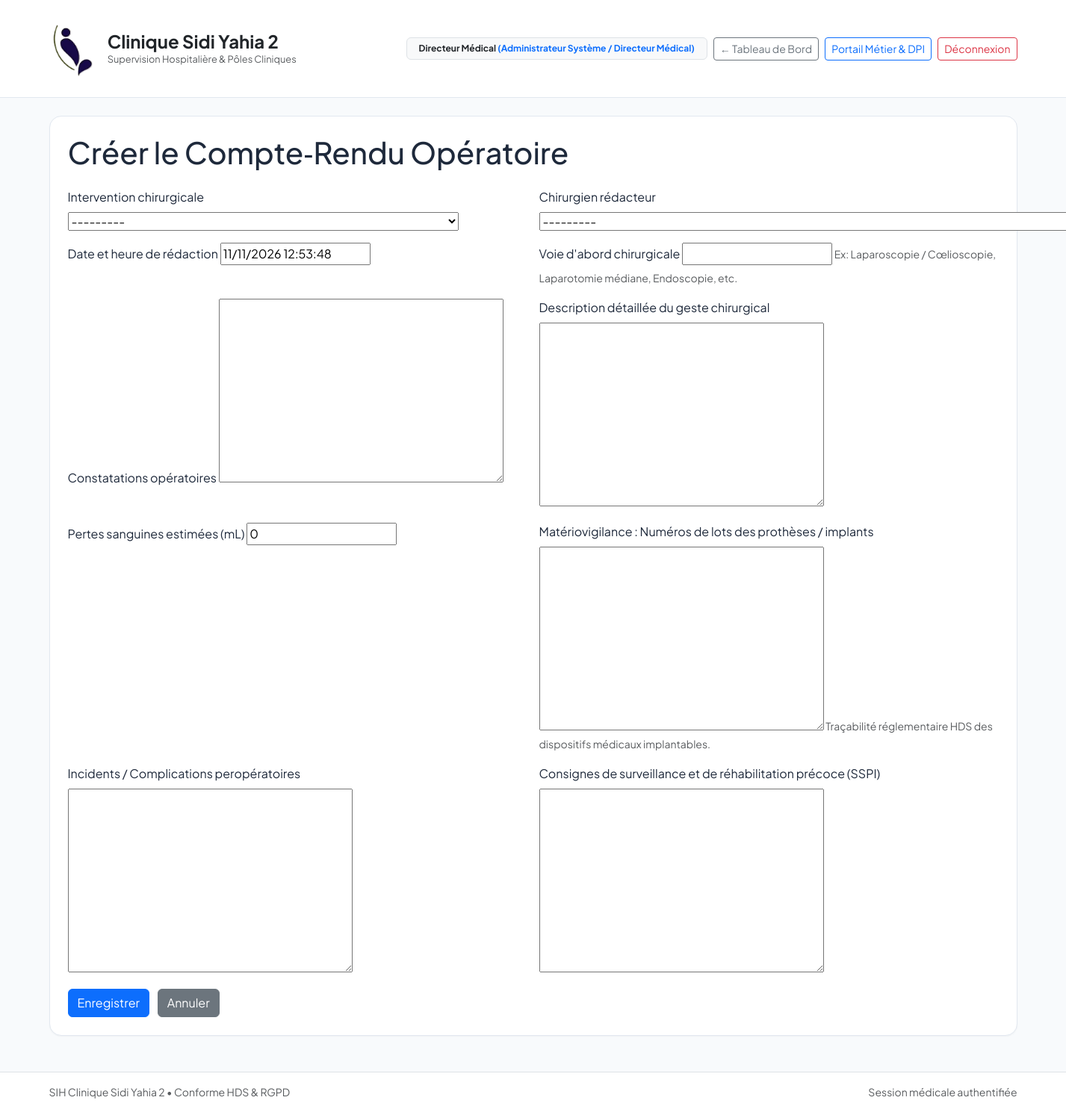
The app's page /chirurgie/report/1/create/ (signed in) with its own data.
### apps/core/models.py (models this page shows, shortened)
class CustomUser(AbstractUser):
    role = models.CharField(
        max_length=30,
        choices=UserRole.choices,
        default=UserRole.MEDECIN,
        verbose_name="Rôle hospitalier",
    )
    department = models.ForeignKey(
        Department,
        on_delete=models.PROTECT,
        null=True,
        blank=True,
        related_name="staff_members",
        verbose_name="Département d'affectation",
    )
    license_number = models.CharField(
        max_length=30,
        blank=True,
        verbose_name="Numéro RPPS / ADELI",
        help_text="Identifiant national des professionnels de santé",
    )
    phone_number = models.CharField(
        max_length=20,
        blank=True,
        verbose_name="Numéro de téléphone d'urgence / Bip",
    )
    class Meta:
        verbose_name = "Personnel Médical / Utilisateur"
        verbose_name_plural = "Personnel Médical / Utilisateurs"
    def __str__(self) -> str:
        dept_str = f" - {self.department.code}" if self.department else ""
        return f"{self.get_full_name() or self.username} [{self.get_role_display()}]{dept_str}"

### apps/chirurgie/views.py (the view, shortened to what this page needs)
# urls.py: path("report/<int:intervention_pk>/create/", views.ReportCreateView.as_view(), name="report_create"),
class ReportCreateView(LoginRequiredMixin, RoleRequiredMixin, CreateView):
    model = OperativeReport
    fields = "__all__"
    template_name = "chirurgie/report_form.html"
    def dispatch(self, request, *args, **kwargs):
        self.intervention = SurgicalIntervention.objects.get(pk=kwargs["intervention_pk"])
        if self.intervention.status != "TERMINEE":
            from django.core.exceptions import PermissionDenied
            raise PermissionDenied("Report can only be created after the intervention is marked TERMINEE.")
        return super().dispatch(request, *args, **kwargs)

### apps/chirurgie/models.py (called while the page is built)
    def __str__(self) -> str:
        return f"{self.procedure_name} - {self.patient.last_name} ({self.scheduled_start.strftime('%d/%m/%Y %H:%M')})"

### apps/chirurgie/views.py (called while the page is built)
def user_has_chirurgien_or_medecin(user):
    return user.is_authenticated and (
        user.is_superuser or user.role in [UserRole.ADMIN, UserRole.CHIRURGIEN, UserRole.MEDECIN, UserRole.INFIRMIER]
    )

    def test_func(self):
        return user_has_chirurgien_or_medecin(self.request.user)

### apps/core/context_processors.py (called while the page is built)
def clinic_branding(request: HttpRequest) -> Dict[str, object]:
    info = get_clinic_parameters_dict()
    return {
        "CLINIC_LOGO_DATA_URI": get_clinic_logo_data_uri(),
        "CLINIC_INFO": info,
        "CLINIC_NAME": info["nom_clinique"],
        "CLINIC_ADDRESS": info["adresse_complete"],
        "CLINIC_PHONE": info["telephone"],
        "CLINIC_EMAIL": info["email"],
    }

### templates/chirurgie/report_form.html (shortened to what this page needs)
{% extends 'base.html' %}
{% load static %}
{% block content %}
<h1 class="mb-4">{% if view.object %}Modifier le Compte‑Rendu Opératoire{% else %}Créer le Compte‑Rendu Opératoire{% endif %}</h1>
<form method="post" class="needs-validation" novalidate>
  <div class="row g-3">
    {% for field in form %}
      <div class="col-md-6">
        <label class="form-label">{{ field.label }}</label>
        {{ field }}
        {% if field.help_text %}<small class="form-text text-muted">{{ field.help_text }}</small>{% endif %}
      </div>
    {% endfor %}
  </div>
  <button type="submit" class="btn btn-primary mt-3">Enregistrer</button>
  <a href="{% url 'chirurgie:intervention_detail' view.kwargs.intervention_pk %}" class="btn btn-secondary mt-3 ms-2">Annuler</a>
</form>
{% endblock %}

### templates/base.html (shortened to what this page needs)
<!DOCTYPE html>
<html lang="fr">
<head>
    <link href="https://cdn.jsdelivr.net/npm/bootstrap@5.3.3/dist/css/bootstrap.min.css" rel="stylesheet">
</head>
<body class="d-flex flex-column min-vh-100">
    <nav class="navbar navbar-expand-lg sih-navbar py-3 mb-4">
        <div class="container">
            <a class="navbar-brand fw-bold text-dark d-flex align-items-center gap-3" href="{% url 'home_dashboard' %}">
                <img src="{{ CLINIC_LOGO_DATA_URI|default:'/static/images/logo_clinique.png' }}"
                    alt="Logo Clinique Sidi Yahia 2" style="height: 88px; width: auto; object-fit: contain;">
                <div>
                    <div class="fs-4 fw-bold lh-sm">Clinique Sidi Yahia 2</div>
                    <div class="text-muted fw-normal" style="font-size: 0.8rem;">Supervision Hospitalière &amp; Pôles
                        Cliniques</div>
                </div>
            </a>
            <div class="d-flex align-items-center gap-2 ms-auto flex-wrap">
                {% if request.user.is_authenticated %}
                <span class="badge bg-light text-dark border px-3 py-2">
                    {{ request.user.get_full_name|default:request.user.username }}
                    <span class="text-primary fw-bold">({{ request.user.get_role_display }})</span>
                </span>
                {% endif %}
                <a href="{% url 'home_dashboard' %}" class="btn btn-sm btn-outline-secondary">
                    &larr; Tableau de Bord
                </a>
                <a href="/admin/" class="btn btn-sm btn-outline-primary">
                    Portail Métier &amp; DPI
                </a>
                <a href="{% url 'logout' %}" class="btn btn-sm btn-outline-danger">
                    Déconnexion
                </a>
            </div>
        </div>
    </nav>
    <main class="container mb-5 flex-grow-1">
        <div class="sih-card p-4">
            {% block content %}{% endblock %}
        </div>
    </main>
    <footer class="bg-white border-top py-3 mt-auto">
        <div class="container d-flex justify-content-between text-muted small">
            <span>SIH Clinique Sidi Yahia 2 &bull; Conforme HDS &amp; RGPD</span>
            <span>Session médicale authentifiée</span>
        </div>
    </footer>
</body>
</html>

### templates/base.html (style rules this page uses)
body { font-family: 'Plus Jakarta Sans', sans-serif; background-color: #f8fafc; color: #1e293b; }
.sih-navbar { background: #ffffff; border-bottom: 1px solid #e2e8f0; }
.sih-card { background: #ffffff; border: 1px solid #e2e8f0; border-radius: 1rem; box-shadow: 0 1px 2px 0 rgba(0, 0, 0, 0.04); }

### records on screen
CustomUser: user.get_full_name "Directeur Médical", user.role "Administrateur Système / Directeur Médical"

### other values on screen
{{ field.label }} "Intervention chirurgicale" "Chirurgien rédacteur" "Date et heure de rédaction" "Voie d'abord chirurgicale" "Constatations opératoires" "Description détaillée du geste chirurgical" "Pertes sanguines estimées (mL)" "Matériovigilance : Numéros de lots des prothèses / implants" "Incidents / Complications peropératoires" "Consignes de surveillance et de réhabilitation précoce (SSPI)"
{{ field.help_text }} "Ex: Laparoscopie / Cœlioscopie, Laparotomie médiane, Endoscopie, etc." "Traçabilité réglementaire HDS des dispositifs médicaux implantables."
